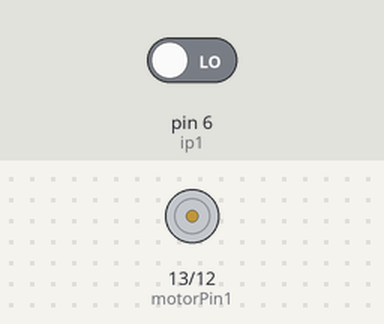
Simulated run of this sketch. Board: Arduino Uno, built with avr-gcc and run on an emulated ATmega328P. Shown: motor-driver pin pairs drawn as motors (green arrow = first pin HIGH = forward, orange = second pin HIGH = backward, longer = more drive, scaled by the enable pin). The inputs (shaded band) are chosen by the test bench; at power-on: pin 6 (ip1) LOW.

Above: at 5.8 s.
5.9 s: pin 6 (ip1) driven HIGH
At 7.4 s:
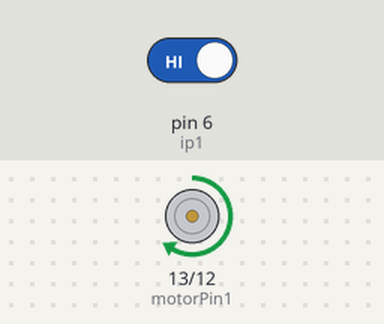
12.1 s: pin 6 (ip1) driven LOW
At 14.8 s:
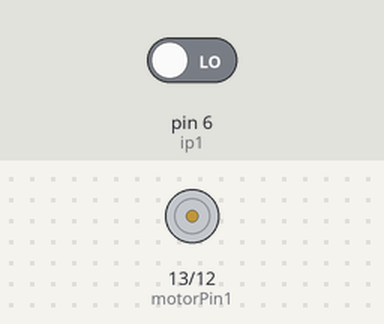
18.3 s: pin 6 (ip1) driven HIGH
At 21.7 s:
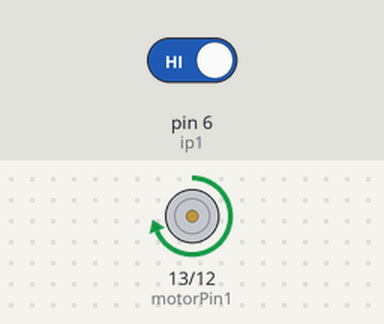
Timing chart, 0 to 47.5 s (numbered marks = the images above; inputs shaded):
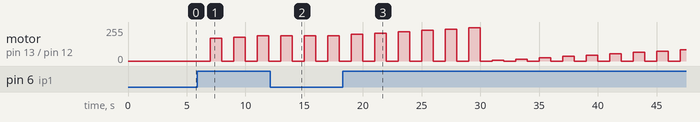

Measured:
- after the input at 5.9 s, motor on pin 13 (motorPin1) / pin 12 (motorPin2): stopped → forward 170/255 after 1.1 s, → stopped 1.0 s later, → forward 180/255 1.0 s later, → stopped 1.0 s later, … (6 changes in this stretch)

The sketch:

motor.ino
```cpp
int motorPin1 = 13;
int motorPin2 = 12;
int motorEnable = 11;//PWM
int ip1=6;
int speed=150;
int i=1;
void setup(){
  pinMode(motorPin1, OUTPUT);
  pinMode(motorPin2, OUTPUT);
  pinMode(motorEnable, OUTPUT);
  pinMode(ip1,INPUT);
}
void loop()
{
  digitalWrite(motorPin1,LOW);
  delay(1000);

  int value=digitalRead(ip1);
  Serial.println(value);
  if(value==1)
  {  i=i+1;
   Serial.println(i);

    analogWrite(motorEnable,speed+i*10);
  }
  digitalWrite(motorPin1, HIGH);
  digitalWrite(motorPin2, LOW);
  delay(1000);

}
```
